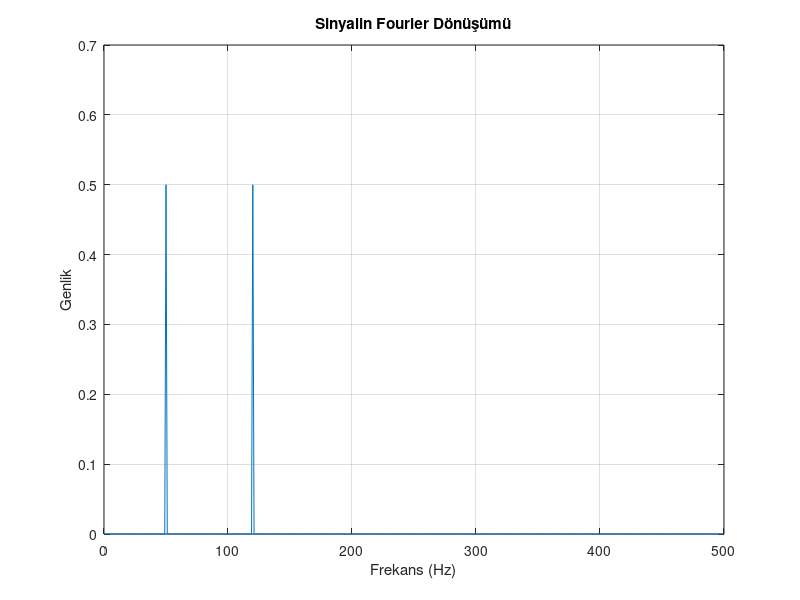

This figure's MATLAB source:
% Sürekli zaman sinyali tanımlama
fs = 1000; % Örnekleme frekansı (Hz)
t = 0:1/fs:1-1/fs; % 1 saniye boyunca zaman vektörü
x = cos(2 * pi * 50 * t) + cos(2 * pi * 120 * t); % 50 Hz ve 120 Hz bileşenleri olan sinyal

% Fourier dönüşümünü hesaplama
X = fft(x);
n = length(x); % Örnek sayısı
f = (0:n-1)*(fs/n); % Frekans vektörü

% Genlik spektrumu elde etme
amplitude = abs(X)/n;

% Frekans alanında gösterim (ilk yarı)
figure;
plot(f(1:floor(n/2)), amplitude(1:floor(n/2)));
title('Sinyalin Fourier Dönüşümü');
xlabel('Frekans (Hz)');
ylabel('Genlik');
grid on;

